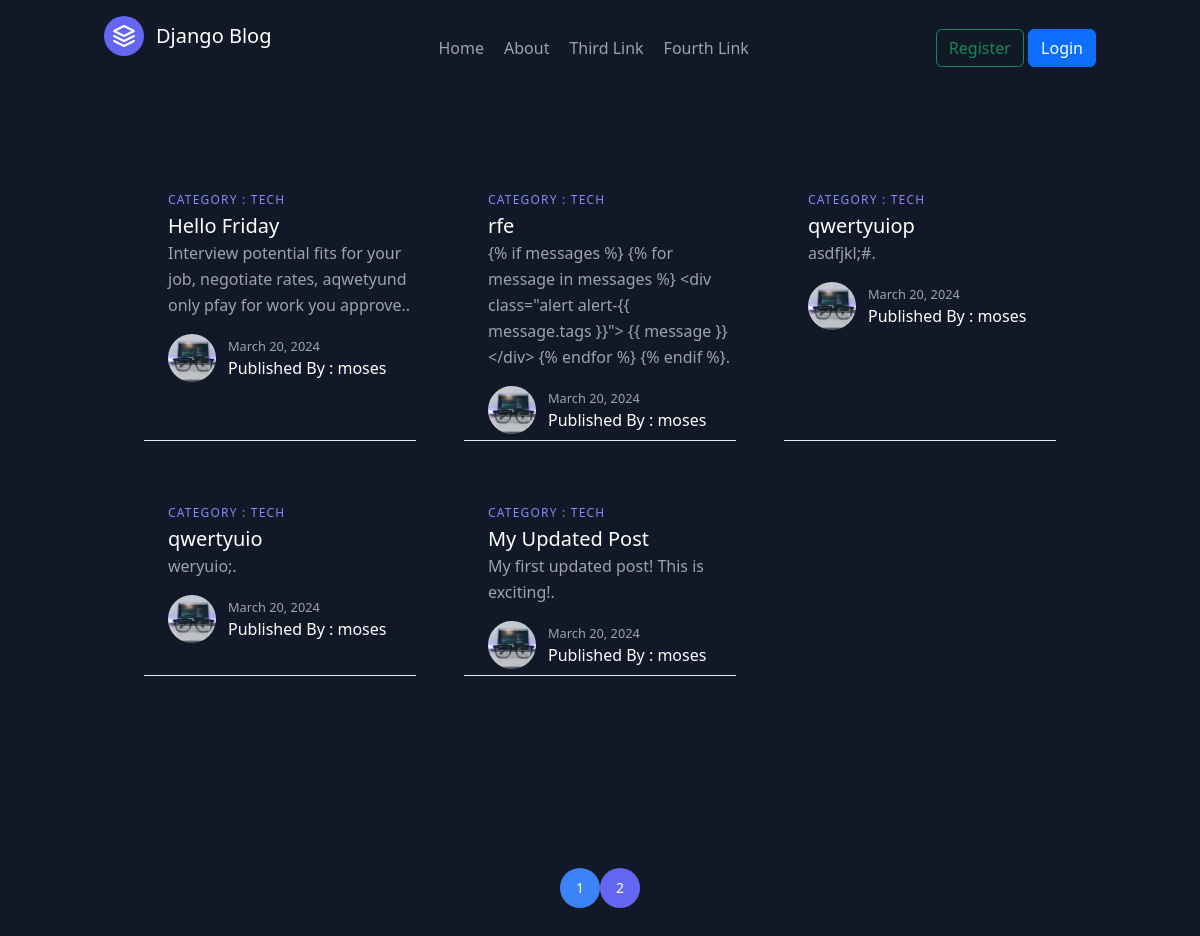
Page /userposts/moses on the committed database.
### blog/models.py (models this page shows, shortened)
class Post(models.Model):
    title = models.CharField(max_length=100, )
    content = models.TextField()
    date = models.DateField(default=timezone.now)
    author = models.ForeignKey(User, on_delete=models.CASCADE, default=123)

### users/models.py (models this page shows, shortened)
class Profile(models.Model):
    user = models.OneToOneField(User, on_delete=models.CASCADE)
    image = models.ImageField(default='default.jpg', upload_to='profile_pics')

### blog/views.py (the view)
# urls.py: path('userposts/<str:username>', UserPostListView.as_view(), name='postUser'),
class UserPostListView(ListView):
    model = Post
    template_name = 'user_posts.html' #<app>/<model>_list.html
    context_object_name = 'posted'
    paginate_by = 5
    def get_queryset(self):
        user = get_object_or_404(User, username=self.kwargs.get('username'))
        return Post.objects.filter(author=user).order_by('-date')

### blog/templates/user_posts.html (shortened to what this page needs)
{% extends "base.html" %}
{% block content %}
<section class="text-gray-400 bg-gray-900 body-font">
    <div class="container px-5 py-24 mx-auto">
      <div class="flex flex-wrap -mx-4 -my-8 ">
        {% for post in posted %}
        <div class="py-8 px-4 lg:w-1/3">
            <div class="h-full flex items-start border-b">
                <div class="flex-grow pl-6">
                    <h2 class="tracking-widest text-xs title-font font-medium text-indigo-400 mb-1">CATEGORY : TECH</h2>
                    <a href="{% url 'postDetail' post.id %}" class="title-font text-xl font-medium text-white mb-3">{{ post.title }}</a>
                    <p class="leading-relaxed mb-3">{{ post.content }}.</p>
                    <a class="inline-flex items-center">
                        <img alt="blog" src="{{ post.author.profile.image.url }}" class="w-12 h-12 rounded-full flex-shrink-0 object-cover object-center">
                        <span class="flex-grow flex flex-col pl-3">
                            <small class="leading-relaxed">{{ post.date}}</small>
                            <span class="title-font font-medium text-white">Published By : {{ post.author }}</span>
                        </span>
                    </a>
                </div>
            </div>
        </div>
        {% endfor %}
      </div>
    </div>
    <div class="container mx-auto flex  px-5 py-24 justify-center items-center">
      {% if is_paginated %}
          <a href="?page={{ page_obj.page_range }} "     class="flex-shrink-0 w-10 h-10 rounded-full mt-10 sm:mt-0 inline-flex items-center justify-center bg-blue-500 text-white relative z-10 title-font font-large text-sm">{{ page_obj.number }} </a>
          {% if page_obj.has_next %}
          <a href="?page={{ page_obj.next_page_number }} "     class="flex-shrink-0 w-10 h-10 rounded-full mt-10 sm:mt-0 inline-flex items-center justify-center bg-indigo-500 text-white relative z-10 title-font font-medium text-sm">{{ page_obj.next_page_number }}
          </a>
          {% endif %}
      {% endif %}
    </div>
  </section>
{% endblock  %}

### blog/static/name.css (style rules this page uses)
body { background-color: bisque !important; }

### rows in the picture
Post: title "Hello Friday", content "Interview potential fits for your job, negotiate rates, aqwetyund only pfay for work you approve.", author.profile.image (picture), date "March 20, 2024", author "moses"
Post: title "rfe", content "{% if messages %} {% for message in messages %} <div class=\"alert alert-{{ message.tags }}\"> {{ message }} </div> {% endfor %} {% endif %}", author.profile.image (picture), date "March 20, 2024", author "moses"
Post: title "qwertyuiop", content "asdfjkl;#", author.profile.image (picture), date "March 20, 2024", author "moses"
Post: title "qwertyuio", content "weryuio;", author.profile.image (picture), date "March 20, 2024", author "moses"
Post: title "My Updated Post", content "My first updated post! This is exciting!", author.profile.image (picture), date "March 20, 2024", author "moses"

### other values in the picture
{{ page_obj.number }} "1"
{{ page_obj.next_page_number }} "2"
